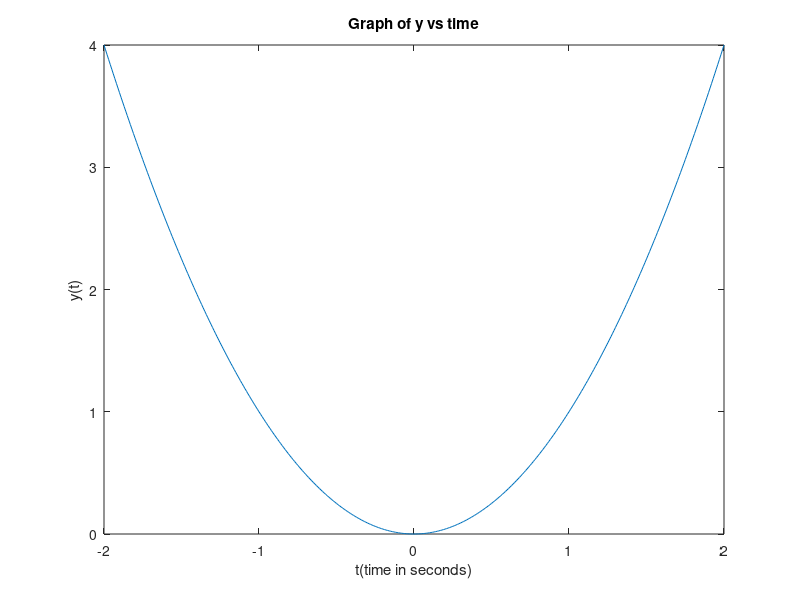

Write MATLAB code to recreate this figure.
% Written by Tan Jin Chun
% Last Modified : 25/7/2021
% Lab01T03

clear all;close all;clc

% Prelab Question 2

% Initialising the variable
ty = -2:0.01:2;
y = (ty).^2;

% Getting the length of vector y
leng_y = length(y);

% Plotting the graph of the prelab question
plot(ty,y);
title("Graph of y vs time");
xlabel("t(time in seconds)");
ylabel("y(t)");

% Printing the value out
fprintf("The length of vector y is %.f",leng_y);
